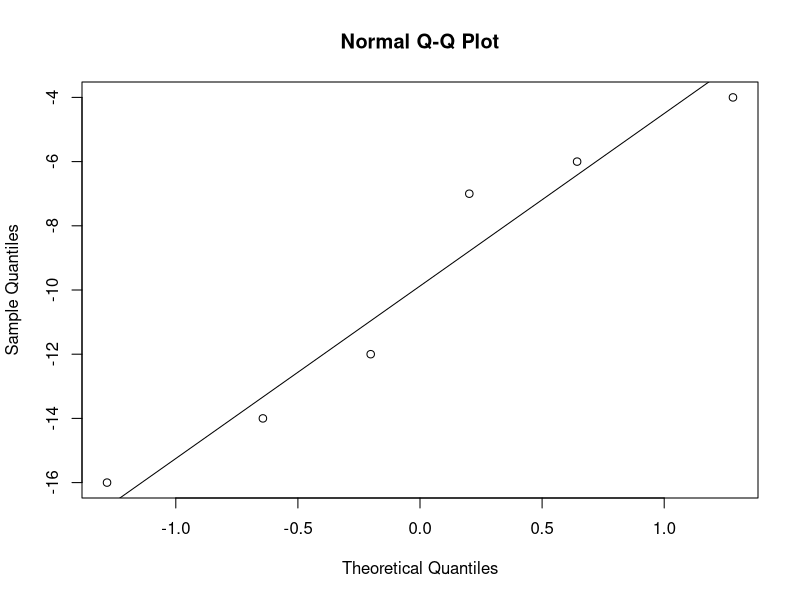
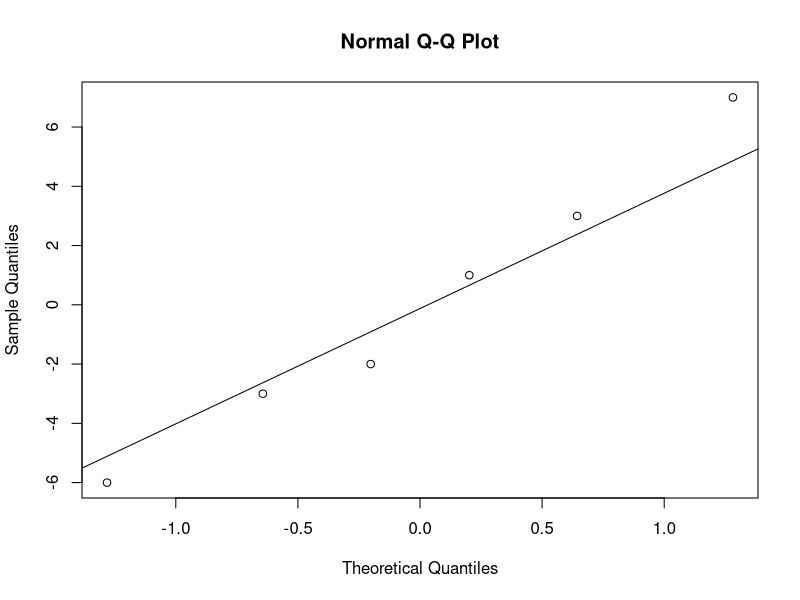
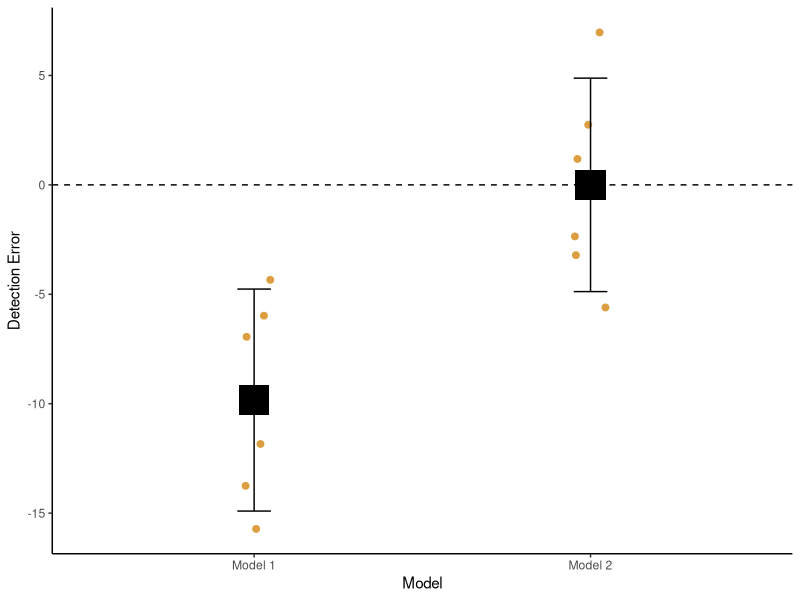
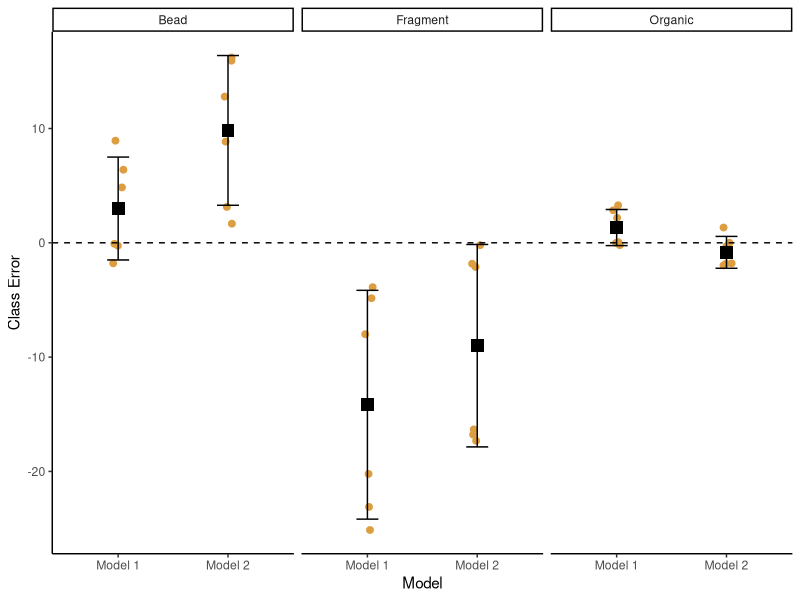
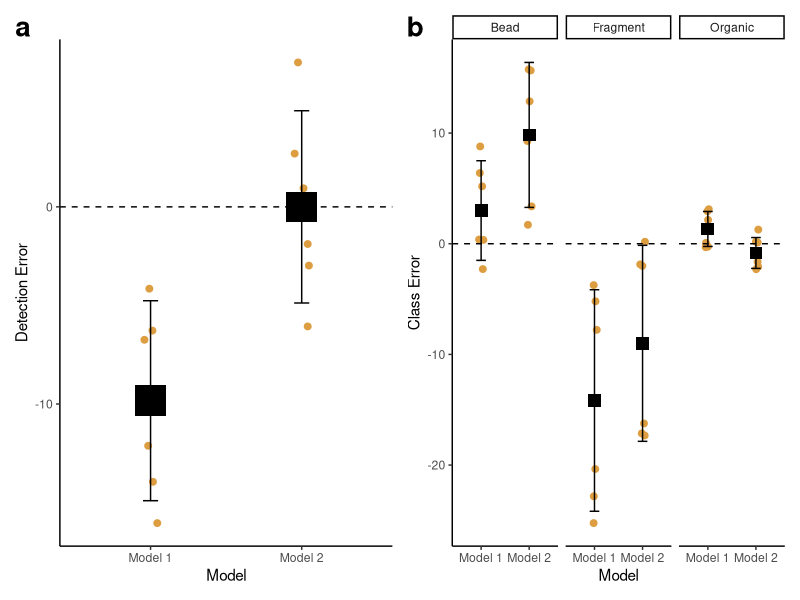
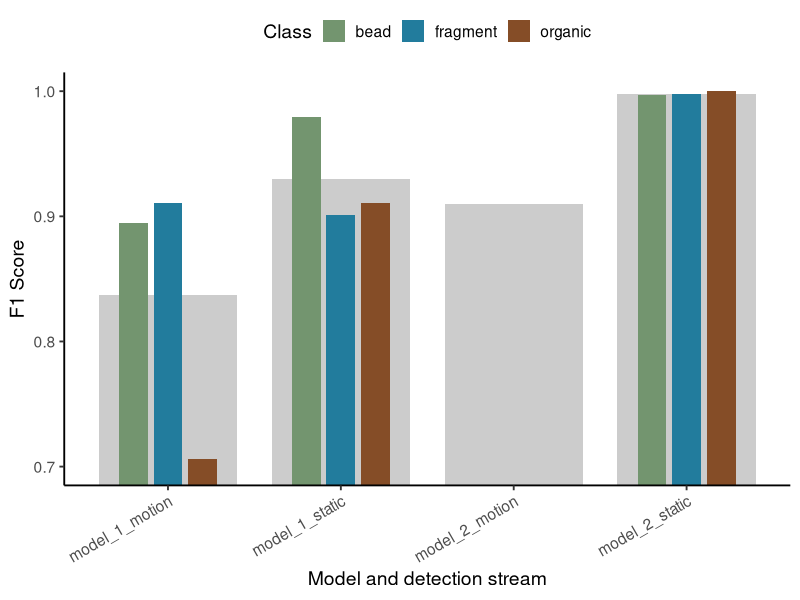

R code for these plots, in order:
m1 <-read.table("microplastic.txt",header = TRUE)
m2 <-read.table("9-2.txt",header = TRUE)

library(tidyr)
library(dplyr)

summary(m1)
m1$video <- as.factor(m1$video)
m1$case <- as.factor(m1$case) 
summary(m2)
m2$video <- as.factor(m2$video)
m2$case <- as.factor(m2$case) 

# detection t tests
##############################################
m1error <- m1$pred_total - m1$true_total
m2error <- m2$pred_total - m2$true_total

qqnorm(m1error)
qqline(m1error)
qqnorm(m2error)
qqline(m2error)

# normallity isnt great but it good enough, such a low sample size makes testing normality chargig. getting more data would be good but that will come after hand in

# model 1 detection
t.test(m1$pred_total-m1$true_total,mu=0)
# t = -4.983, p = 0.004 - depending on how you do it the answers are different

# model 2 detection
t.test(m2$true_total-m2$pred_total,mu=0)
# t = 0 , p = 1 

##############################################
# comparing models
t.test(m1$pred_total-m1$true_total,m2$pred_total-m2$true_total,paired = TRUE)
# t = -12.411, p = <0.001 - model 2 is significantly more accurate than model 1

##############################################
# comparing each class against each other
# beads
t.test(m1$pred_bead-m1$true_bead,mu=0)
# t = 1.713 p = 0.147
t.test(m2$pred_bead-m2$true_bead,mu=0)
# t = 3.859 p = 0.012

# fragments
t.test(m1$pred_frag-m1$true_frag,mu=0)
# t = -3.638 p = 0.015
t.test(m2$pred_frag-m2$true_frag,mu=0)
# t = -2.613 p = 0.048

#organic
t.test(m1$pred_org-m1$true_org,mu=0)
# t = 2.169 p = 0.082
t.test(m2$pred_org-m2$true_org,mu=0)
# t = -1.536 p = 0.185

##############################################
#graphs
library(ggplot2)
old_detect_df <- data.frame(video = m1$video, m1 = m1error, m2 = m2error)

# need to chnge shape of data
library(tidyr)
detect_df <- pivot_longer(old_detect_df, cols = c(m1, m2),names_to = "model",values_to = "error")

# graph for detection
detect_df <- detect_df %>%
  mutate(model = recode(model,
                        "m1" = "Model 1",
                        "m2" = "Model 2"))

ggplot(detect_df, aes(x = model, y = error)) +
  geom_jitter(width = 0.05, size = 2, colour = "#dd9d41") +
  stat_summary(fun = mean, geom = "point", size = 10, shape = 15, colour = "black") +
  stat_summary(fun.data = mean_cl_normal, geom = "errorbar", width = 0.1) +
  geom_hline(yintercept = 0, linetype = "dashed") +
  labs(y = "Detection Error", x = "Model") +
  theme_classic()


# comparing models - dont
# class error 
m1$bead_error <- m1$pred_bead - m1$true_bead
m2$bead_error <- m2$pred_bead - m2$true_bead

m1$frag_error <- m1$pred_frag - m1$true_frag
m2$frag_error <- m2$pred_frag - m2$true_frag

m1$org_error <- m1$pred_org - m1$true_org
m2$org_error <- m2$pred_org - m2$true_org

old_class_df <- data.frame(
  video = m1$video,
  m1_bead = m1$bead_error,
  m2_bead = m2$bead_error,
  m1_frag = m1$frag_error,
  m2_frag = m2$frag_error,
  m1_org  = m1$org_error,
  m2_org  = m2$org_error)

class_df <- pivot_longer(old_class_df,cols = -video,names_to = "variable", values_to = "error")

class_df$model <- ifelse(grepl("m1", class_df$variable),"Model 1", "Model 2")

class_df$class <- ifelse(grepl("bead", class_df$variable), "Bead",
                           ifelse(grepl("frag", class_df$variable), "Fragment", "Organic"))

ggplot(class_df,
       aes(x = model, y = error)) +
  geom_jitter(width = 0.05, size = 2, colour = "#dd9d41") +
  stat_summary(fun = mean,
               geom = "point",
               size = 4,
               shape = 15,
               colour = "black") +
  stat_summary(fun.data = mean_cl_normal,
               geom = "errorbar",
               width = 0.2) +
  geom_hline(yintercept = 0,
             linetype = "dashed") +
  facet_wrap(~ class) +
  labs(y = "Class Error",
       x = "Model") +
  theme_classic()

p1 <- ggplot(detect_df, aes(x = model, y = error)) +
  geom_jitter(width = 0.05, size = 2, colour = "#dd9d41") +
  stat_summary(fun = mean, geom = "point", size = 10, shape = 15, colour = "black") +
  stat_summary(fun.data = mean_cl_normal, geom = "errorbar", width = 0.1) +
  geom_hline(yintercept = 0, linetype = "dashed") +
  labs(y = "Detection Error", x = "Model") +
  theme_classic()

p2 <- ggplot(class_df,
             aes(x = model, y = error)) +
  geom_jitter(width = 0.05, size = 2, colour = "#dd9d41") +
  stat_summary(fun = mean,
               geom = "point",
               size = 4,
               shape = 15,
               colour = "black") +
  stat_summary(fun.data = mean_cl_normal,
               geom = "errorbar",
               width = 0.2) +
  geom_hline(yintercept = 0,
             linetype = "dashed") +
  facet_wrap(~ class) +
  labs(y = "Class Error",
       x = "Model") +
  theme_classic()

library (patchwork)
p1 + p2 +
  plot_annotation(tag_levels = "a") &
  theme(
    plot.tag = element_text(size = 20, face = "bold", colour = "#000000"),
    plot.tag.position = c(0.02, 0.98) 
  )
citation("dplyr")
citation("tidyr")
citation("ggplot2")

f1<- read.table("f1t.txt", header = TRUE)

f1_long <- f1 %>%
  pivot_longer(
    cols = -origin,
    names_to = "metric",
    values_to = "f1_score"
  )
cb_palette <- c(
  "bead" = "#1142f2",
  "fragment" = "#d99e01",
  "organic" = "#119d73",
  "average score" = "darkgrey"
)

f1_avg <- f1_long %>%
  filter(metric == "average")

f1_classes <- f1_long %>%
  filter(metric != "average")

ggplot() +
  
  geom_col(
    data = f1_avg,
    aes(x = origin, y = f1_score),
    fill = "grey80",
    width = 0.8,
    na.rm = TRUE
  ) +
  
  geom_col(
    data = f1_classes,
    aes(x = origin, y = f1_score, fill = metric),
    position = position_dodge(width = 0.6),
    width = 0.5,
    na.rm = TRUE
  ) +
  
  scale_fill_manual(values = c(
    "bead" = "#73956F",
    "fragment" = "#227C9D",
    "organic" = "#854D27"
  )) +
  
  coord_cartesian(ylim = c(0.7, 1)) +
  
  labs(
    x = "Model and detection stream",
    y = "F1 Score",
    fill = "Class"
  ) +
  
  theme_classic(base_size = 14) +
  theme(
    axis.text.x = element_text(angle = 30, hjust = 1),
    legend.position = "top"
  )
